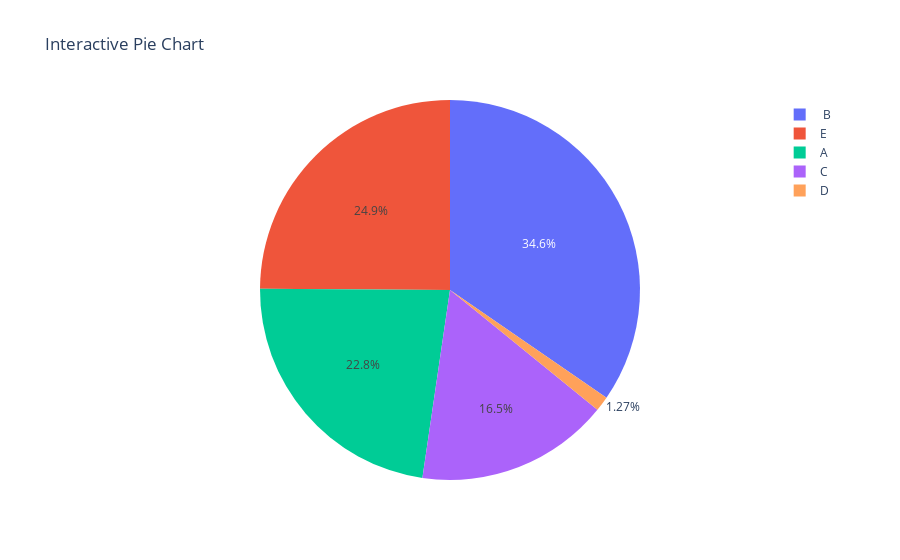

Notebook cell for this chart:
### Code cell
pi= px.pie(df,values='values',names='labels', title='Interactive Pie Chart',hover_data=['values'],labels={'values':'Percentage'})
pi

### Figure 1 — Plotly figure (JSON) as saved in the notebook; plotly's stock layout.template omitted (floating-point values rounded to 4 significant figures)
{"data": [{"customdata": [[54], [82], [39], [3], [59]], "domain": {"x": [0, 1], "y": [0, 1]}, "hovertemplate": "labels=%{label}<br>Percentage=%{customdata[0]}<extra></extra>", "labels": ["A", " B", "C", "D", "E"], "legendgroup": "", "name": "", "showlegend": true, "type": "pie", "values": [54, 82, 39, 3, 59]}], "layout": {"autosize": true, "legend": {"tracegroupgap": 0}, "title": {"text": "Interactive Pie Chart"}}}
